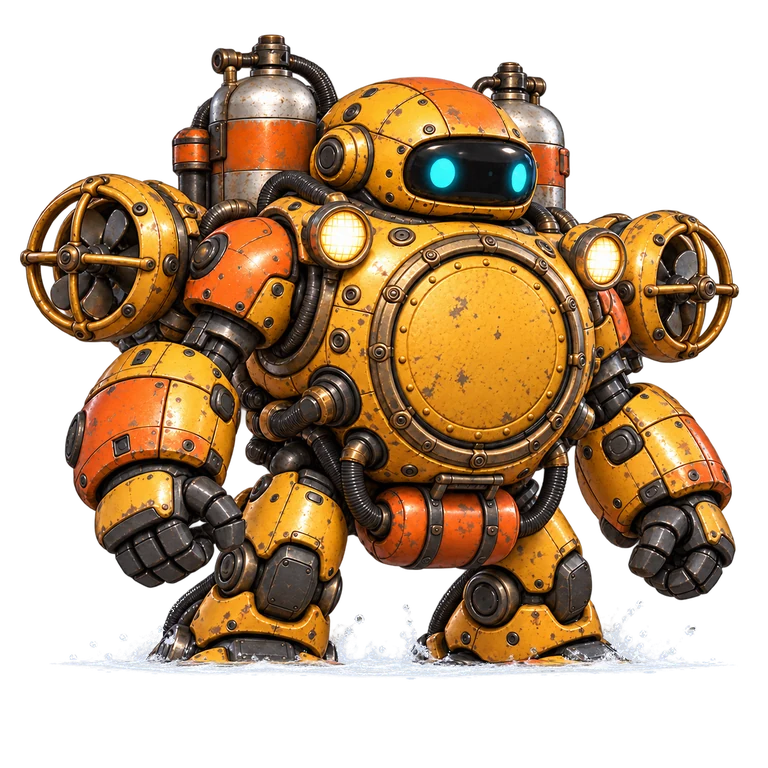
#> input picture bot-commander/assets/alt-motion/alt-amphi-dive-0.webp, 768 x 768 px, given in place of town-ruins_v1.png, which was not available
$ python import-landmarks.py ../assets/alt-motion ../assets/alt-motion/alt-amphi-dive-1.webp
#> lines starting #> are read from the running program, lines starting #| are printed output that depends on the picture; pictures that were not available may be replaced by others from this repository, and a replacement may not be noted
#!/usr/bin/env python3
# Codex の建物跡・木の絵（1024px / 512px の PNG）を、ゲーム用に小さくして assets/landmarks/ へ入れる。
# 何度でも流し直せる（Codex が絵を差し替えたら、もう一度コピーしてこれを流すだけ）。
#   python3 tools/import-landmarks.py [元フォルダ（既定 /workspace/codex_landmarks/out）] [状態別フォルダ（既定 /workspace/codex_landmarks/states）]
# 出力: assets/landmarks/<id>.webp, <id>_damaged.webp, <id>_destroyed.webp,
#       assets/landmarks/icons/pickup-*.webp と assets/landmarks/landmarks.json（足元の位置・大きさ）
# 傷んだ・壊れた絵は元の絵と同じキャンバス（同じ位置合わせ）なので、元の足元の点をそのまま使う。
#   それぞれ余白を切るので anchor / worldW は絵ごとに書く（ゲームは同じ x,y に置くだけで重なる）。
# additional-landmarks/ はまだ使い道が決まっていないので入れない。
# ファイル名は固定なので、sw-assets.js の一覧は変えなくてよい（版 version だけ上げる）。
import json, sys
from pathlib import Path
from PIL import Image

SRC = Path(sys.argv[1] if len(sys.argv) > 1 else '/workspace/codex_landmarks/out')
STATES = Path(sys.argv[2] if len(sys.argv) > 2 else '/workspace/codex_landmarks/states')
OUT = Path(__file__).resolve().parent.parent / 'assets' / 'landmarks'
# id: 長い辺の最大 px（出荷する大きさ）, ゲーム内で元の絵（正方形の枠ぜんぶ）を何ワールド px で描くか
IDS = {
    'town-ruins_v1': (512, 300), 'town-ruins_v2': (512, 300),
    'housing-remains_v1': (512, 320), 'housing-remains_v2': (512, 320),
    'highrise-remains_v1': (512, 350), 'highrise-remains_v2': (512, 350),
    'tree-leafy_v1': (256, 190), 'tree-sparse_v1': (256, 190), 'tree-dead_v1': (256, 175),
}
STATE_NAMES = ('damaged', 'destroyed')
ICONS = ('repair-kit', 'gun', 'cannon', 'blade', 'grenade')
ICON_PX = 64
PAD = 4

def export(png, name, maxpx, display, anchor_src):
#> called with name = 'town-ruins_v1', maxpx = 512, display = 300
    im = Image.open(png).convert('RGBA'); im.load()
#> in export, im is the input picture: PIL image 768x768 RGBA; mean R, G, B, A 81.2, 58.4, 33.6, 136.3
    S = im.width
#> S = 768
    l, t, r, b = im.getchannel('A').point(lambda a: 255 if a > 8 else 0).getbbox()
#> l = 19; t = 34; r = 740; b = 680
    l, t, r, b = max(0, l - PAD), max(0, t - PAD), min(S, r + PAD), min(S, b + PAD)
#> l = 15; t = 30; r = 744; b = 684
    crop = im.crop((l, t, r, b))
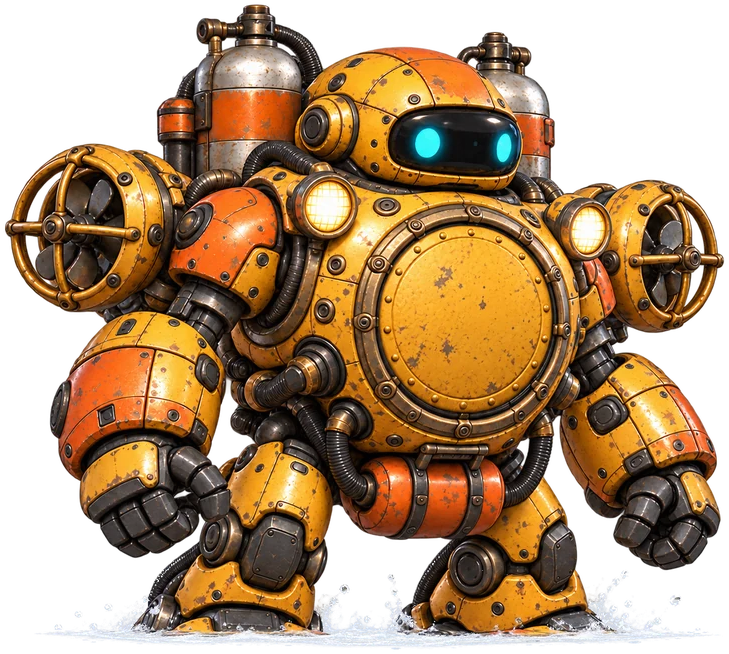
#> crop: PIL image 729x654 RGBA; mean R, G, B, A 100.5, 72.1, 41.5, 168.6; transparent parts drawn white
    k = min(1.0, maxpx / max(crop.size))
#> k = 0.702
    w, h = max(1, round(crop.width * k)), max(1, round(crop.height * k))
#> w = 512; h = 459
    crop.resize((w, h), Image.LANCZOS).save(OUT / f'{name}.webp', 'WEBP', quality=84, method=6)
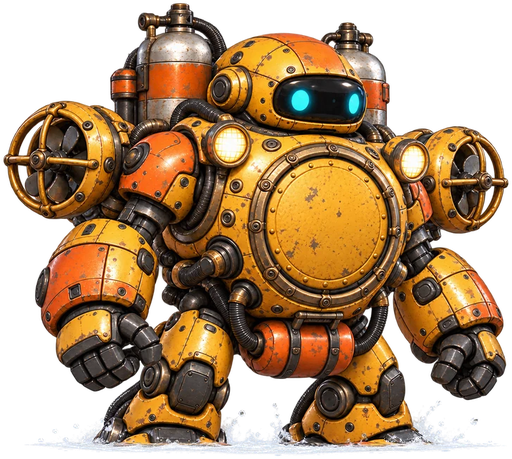
#> saved as town-ruins_v1.webp: PIL image 512x459 RGBA; mean R, G, B, A 96.3, 68.3, 37.8, 168.7; transparent parts drawn white
    ax, ay = anchor_src if anchor_src else (S / 2, S * 0.92)
#> ax = 384; ay = 706.6
    m = {
        'file': f'{name}.webp', 'w': w, 'h': h,
        'anchor': [round((ax - l) / (r - l), 4), round((ay - t) / (b - t), 4)],  # 足元（0..1。枠の外になることもある）
        'worldW': round(display * (r - l) / S, 1),  # ゲーム内の幅（ワールド px）
    }
#> m = {'file': 'town-ruins_v1.webp', 'w': 512, 'h': 459, 'anchor': [0.506, 1.03], 'worldW': 284.8}
    print(f'{name}: {S}px -> crop {r-l}x{b-t} -> {w}x{h}, worldW {m["worldW"]}, anchor {m["anchor"]}')
#| town-ruins_v1: 768px -> crop 729x654 -> 512x459, worldW 284.8, anchor [0.5062, 1.0345]
    return m

def main():
    meta_src = {}
    aj = SRC / 'assets.json'
    if aj.exists():
        for a in json.loads(aj.read_text(encoding='utf-8')).get('landmarksAndTrees', []): meta_src[a['id']] = a
    OUT.mkdir(parents=True, exist_ok=True)
    out = {}
    for id_, (maxpx, display) in IDS.items():
        anc = meta_src.get(id_, {}).get('suggestedVisualAnchor')
        m = export(SRC / f'{id_}.png', id_, maxpx, display, anc)
        states = {}
        for st in STATE_NAMES:
            p = STATES / f'{id_}_{st}.png'
            if p.exists(): states[st] = export(p, f'{id_}_{st}', maxpx, display, anc)
            else: print(f'  (なし) {p}')
        if states: m['states'] = states
        out[id_] = m
#> pass 2 of the loop in main, `for id_, (maxpx, display) in IDS.items():`:
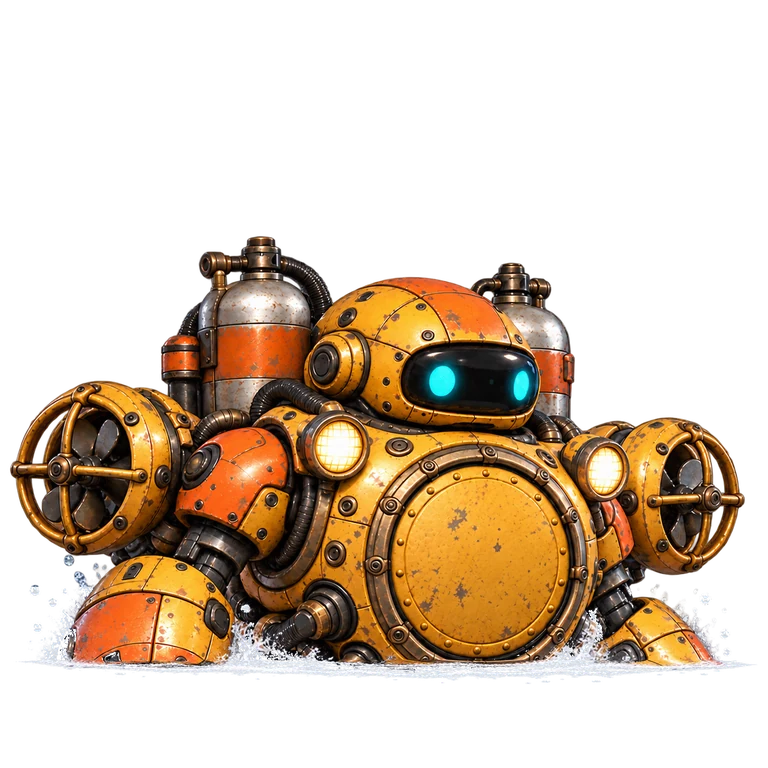
#> input picture bot-commander/assets/alt-motion/alt-amphi-dive-1.webp, 768 x 768 px, given in place of town-ruins_v2.png, which was not available
#> in export, im is the input picture: PIL image 768x768 RGBA; mean R, G, B, A 61.4, 44.1, 25.9, 96.2
#> in export (call 2), `l, t, r, b = im.getchannel('A').point(lambda a: 255 if a > 8 else 0).g..`: l = 10; t = 236; r = 757; b = 685
#> in export (call 2), `l, t, r, b = max(0, l - PAD), max(0, t - PAD), min(S, r + PAD), min(S,..`: l = 6; t = 232; r = 761; b = 689
#> in export (call 2), `crop = im.crop((l, t, r, b))`:
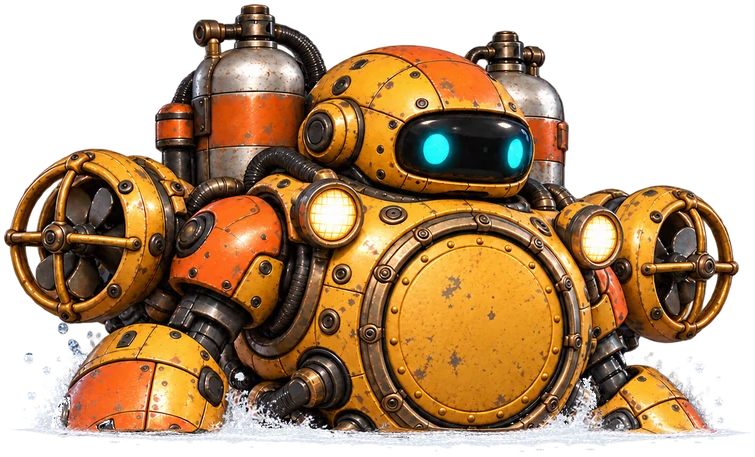
#> crop: PIL image 755x457 RGBA; mean R, G, B, A 104.9, 75.4, 44.2, 164.5; transparent parts drawn white
#> in export (call 2), `crop.resize((w, h), Image.LANCZOS).save(OUT / f'{name}.webp', 'WEBP', ..`:
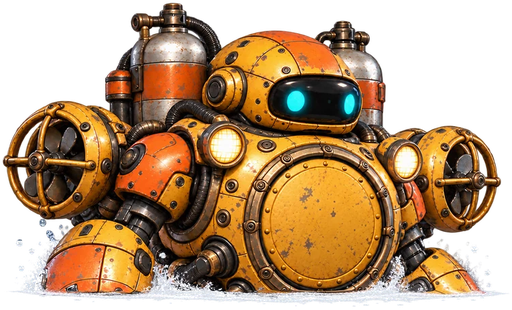
#> saved as town-ruins_v2.webp: PIL image 512x310 RGBA; mean R, G, B, A 100.5, 71.2, 40.2, 164.5; transparent parts drawn white
#> in export (call 2), `m = { 'file': f'{name}.webp', 'w': w, 'h': h, 'anchor': [round((ax - l..`: m = {'file': 'town-ruins_v2.webp', 'w': 512, 'h': 310, 'anchor': [0.501, 1.04], 'worldW': 294.9}
#| town-ruins_v2: 768px -> crop 755x457 -> 512x310, worldW 294.9, anchor [0.5007, 1.0384]
    icons = {}
    (OUT / 'icons').mkdir(exist_ok=True)
    for n in ICONS:
        p = STATES / 'icons' / f'pickup-{n}.png'
        if not p.exists(): print(f'  (なし) {p}'); continue
        im = Image.open(p).convert('RGBA').resize((ICON_PX, ICON_PX), Image.LANCZOS)
        im.save(OUT / 'icons' / f'pickup-{n}.webp', 'WEBP', quality=90, method=6)
        icons[n] = {'file': f'icons/pickup-{n}.webp', 'w': ICON_PX, 'h': ICON_PX}
        print(f'icon pickup-{n}: -> {ICON_PX}px')
    if icons: out['_icons'] = icons  # 「_」で始まるキーは遮蔽物ではない（落とし物の絵）
    (OUT / 'landmarks.json').write_text(json.dumps(out, ensure_ascii=False, indent=1) + '\n', encoding='utf-8')

#> (the run stopped early here; a loop or call above may not have finished)
